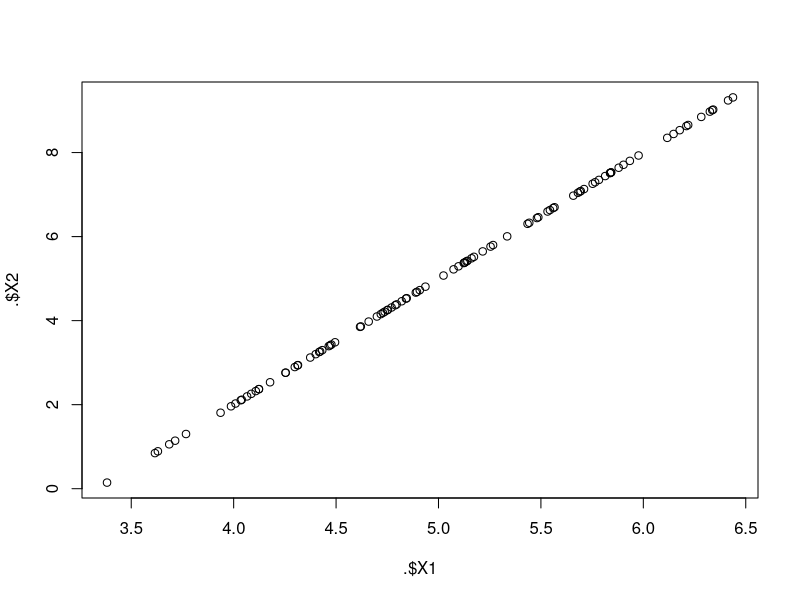
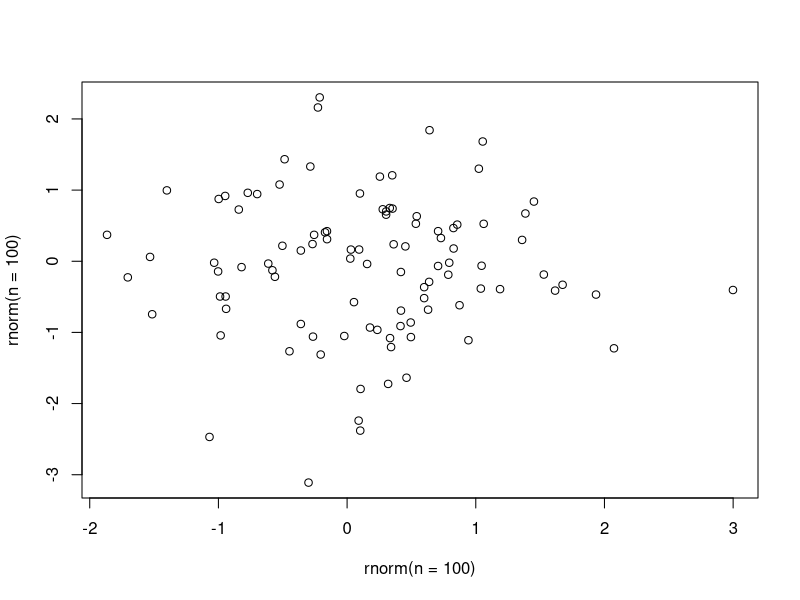

The R script that drew these images, in order:
library(MASS)
library(magrittr)
sigma <- matrix(data = c(0.5,1.5,1.5,4.5), ncol = 2)
data_sample <- mvrnorm(n = 100, mu = c(5,5), Sigma = sigma) %>% data.frame
data_sample %>% {plot(x = .$X1, y = .$X2)}
plot(x = rnorm(n = 100), y = rnorm(n =100))

#????
# couldnt fivure out how to get a positive definite(??) covariance matrix...... should probs go back to review regression and then yuan's class...